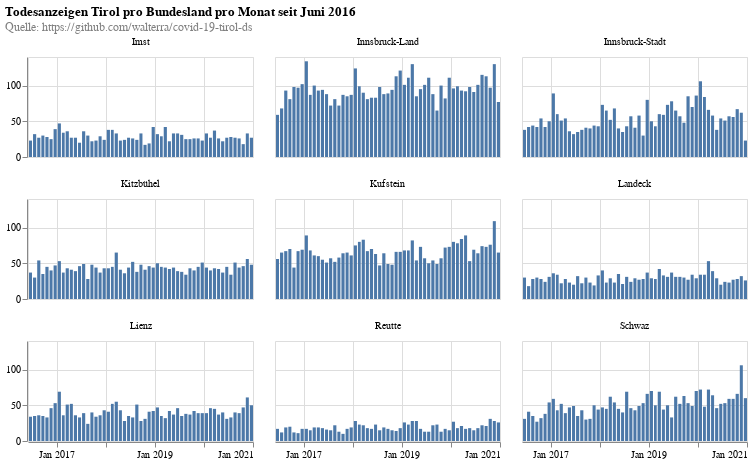

Here is the notebook cell this chart was saved with:
### Code cell
alt.renderers.enable('html')
alt.data_transformers.disable_max_rows()
chartDistrictsBars = alt.Chart().mark_bar().encode(
    x=alt.X('yearmonth(date):T', title=None),
    y=alt.Y('sum(count):Q', title=None),
    tooltip=['yearmonth(date):T', 'sum(count):Q']
).properties(
    width=225,
    height=100,
)

chartDistrictsLine = alt.Chart().mark_rule(color='lightblue').encode(
    y='avg:Q',
    size=alt.SizeValue(1.5),
    tooltip=['avg:Q']
).transform_timeunit(
    yearmonth='yearmonth(date)'
).transform_aggregate(
    sum_deaths='sum(count)',
    sum_buckets='distinct(yearmonth)'
).transform_calculate(
    avg='datum.sum_deaths / datum.sum_buckets'
)

chartDistricts = alt.layer(chartDistrictsBars, data=df_by_day_by_district).facet(
    facet=alt.Facet('district:N', title=None),
    columns=3,
    title={
      "text": ["Todesanzeigen Tirol pro Bundesland pro Monat seit Juni 2016"], 
      "subtitle": [
          "Quelle: https://github.com/walterra/covid-19-tirol-ds"
      ],
      "color": "black",
      "subtitleColor": "gray"
    },
)


chartDistricts

### Figure 1 — Vega-Lite specification as saved in the notebook (floating-point values rounded to 4 significant figures; data arrays with more than 128 entries replaced by an {"elided": "..."} marker saying what was removed)
{"config": {"view": {"continuousWidth": 400, "continuousHeight": 300}}, "data": {"name": "data-032f76533cbc4e04cea5ebae51d4e431"}, "facet": {"type": "nominal", "field": "district", "title": null}, "spec": {"layer": [{"mark": "bar", "encoding": {"tooltip": [{"type": "temporal", "field": "date", "timeUnit": "yearmonth"}, {"type": "quantitative", "aggregate": "sum", "field": "count"}], "x": {"type": "temporal", "field": "date", "timeUnit": "yearmonth", "title": null}, "y": {"type": "quantitative", "aggregate": "sum", "field": "count", "title": null}}, "height": 100, "width": 225}]}, "columns": 3, "title": {"text": ["Todesanzeigen Tirol pro Bundesland pro Monat seit Juni 2016"], "subtitle": ["Quelle: https://github.com/walterra/covid-19-tirol-ds"], "color": "black", "subtitleColor": "gray"}, "$schema": "https://vega.github.io/schema/vega-lite/v4.8.1.json", "datasets": {"data-032f76533cbc4e04cea5ebae51d4e431": {"elided": "10839 records"}}}
